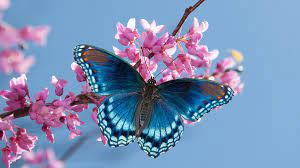
#> input picture img1.jpg, 300 x 168 px, found by its file name
$ python pillow1.py
#> lines starting #> are read from the running program, lines starting #| are printed output that depends on the picture
#pillow:

from PIL import Image
x=Image.open("D:/img1.jpg")
#> x is the input picture: PIL image 300x168 RGB; mean R, G, B 126.1, 144, 181.7
x.show()
y=x.rotate(90,expand=True)
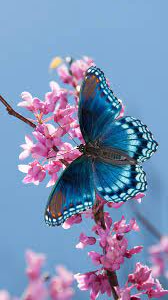
#> y: PIL image 168x300 RGB; mean R, G, B 126.1, 144, 181.7
y.show()
z=y.save("D:/copy1.jpg")

$ run again, with duck.jpg copied over img1.jpg
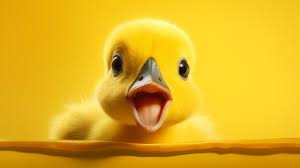
#> input picture duck.jpg, 300 x 168 px, found by its file name
#> x is the input picture: PIL image 300x168 RGB; mean R, G, B 225, 176.8, 32.2
#> `y=x.rotate(90,expand=True)`:
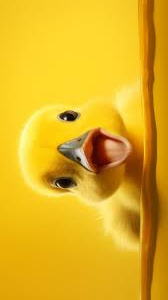
#> y: PIL image 168x300 RGB; mean R, G, B 225, 176.8, 32.2
